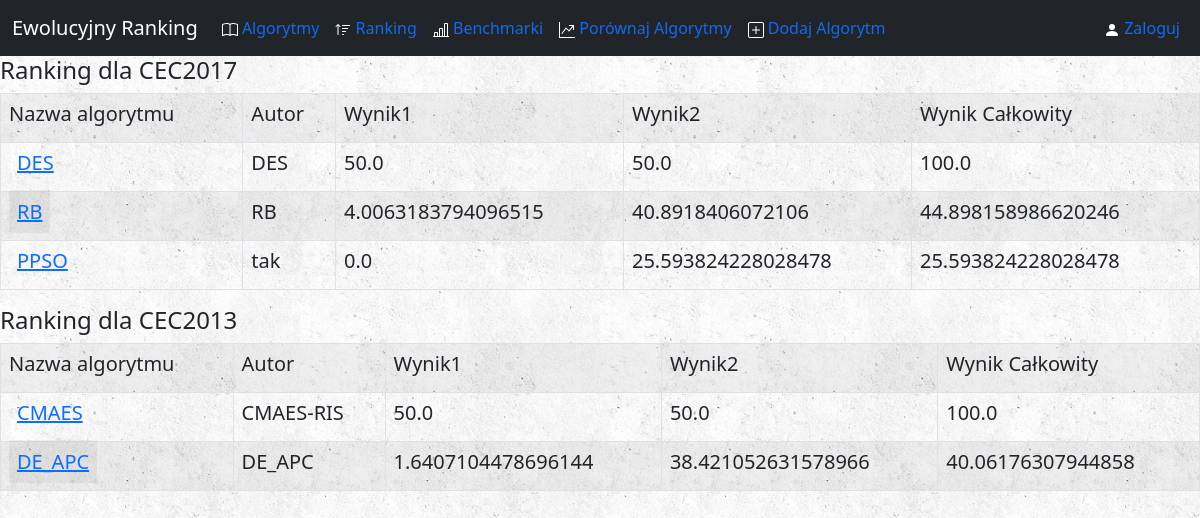
The page /ranking/ on the database its author committed.
### algorithms/models.py (models this page shows, shortened)
class Algorithm(models.Model):
    name = models.CharField(max_length = 40, unique = True)
    author = models.CharField(max_length = 30)  # nick użytkownika serwisu
    alg_file = models.FileField(upload_to='zip_files/')
    counted = models.BooleanField(default = False)
    num_of_fun = models.IntegerField(default = 0)
    SE = models.FloatField(default = 0)
    SR = models.FloatField(default = 0)
    score1 = models.FloatField(default = 0)
    score2 = models.FloatField(default = 0)
    total_score = models.FloatField(default = 0)

### algorithms/views.py (the view)
# urls.py: path('ranking/', views.RankingView.as_view(), name='ranking'),
class RankingView(ListView):
    model = Algorithm
    template_name = 'algorithms/ranking.html'
    def get_queryset(self):
        for alg in Algorithm.objects.all():  # zerujemy poprzednio wyliczoną wartośc
            alg.SR = 0
            alg.save()
        for fun_idx in range(30):
            fun_idx = fun_idx + 1
            num_algs_2017 = 0   # ilosc algorytmów dla danego roku CEC - czyli tez rozmiar slownika
            num_algs_2013 = 0
            dict10D_2017 = {}
            dict30D_2017 = {}
            dict50D_2017 = {}
            dict100D_2017 = {}
            dict10D_2013 = {}
            dict30D_2013 = {}
            dict50D_2013 = {}
            for alg in Algorithm.objects.all():
                if alg.num_of_fun == 30:
                    dict10D_2017[alg.name] = Outcome.objects.get(algorithm = alg, function = fun_idx, dimension = 10).mean_float
                    dict30D_2017[alg.name] = Outcome.objects.get(algorithm = alg, function = fun_idx, dimension = 30).mean_float
                    dict50D_2017[alg.name] = Outcome.objects.get(algorithm = alg, function = fun_idx, dimension = 50).mean_float
                    dict100D_2017[alg.name] = Outcome.objects.get(algorithm = alg, function = fun_idx, dimension = 100).mean_float
                    num_algs_2017 = num_algs_2017 + 1
                elif alg.num_of_fun == 28 and alg.num_of_fun >= fun_idx:
                    dict10D_2013[alg.name] = Outcome.objects.get(algorithm = alg, function = fun_idx, dimension = 10).mean_float
                    dict30D_2013[alg.name] = Outcome.objects.get(algorithm = alg, function = fun_idx, dimension = 30).mean_float
                    dict50D_2013[alg.name] = Outcome.objects.get(algorithm = alg, function = fun_idx, dimension = 50).mean_float
                    num_algs_2013 = num_algs_2013 + 1
                alg.save()
            dict10D_2017 = {k: v for k, v in sorted(dict10D_2017.items(), key=lambda item: item[1])}
            dict30D_2017 = {k: v for k, v in sorted(dict30D_2017.items(), key=lambda item: item[1])}
            dict50D_2017 = {k: v for k, v in sorted(dict50D_2017.items(), key=lambda item: item[1])}
            dict100D_2017 = {k: v for k, v in sorted(dict100D_2017.items(), key=lambda item: item[1])}
            dict10D_2013 = {k: v for k, v in sorted(dict10D_2013.items(), key=lambda item: item[1])}
            dict30D_2013 = {k: v for k, v in sorted(dict30D_2013.items(), key=lambda item: item[1])}
            dict50D_2013 = {k: v for k, v in sorted(dict50D_2013.items(), key=lambda item: item[1])}
            if num_algs_2017 != len(dict10D_2017):
                print('zle policzona dlugosc slwonika')
            for alg in Algorithm.objects.all():
                if alg.num_of_fun == 30:
                    alg.SR = alg.SR + 0.1 * (list(dict10D_2017.keys()).index(alg.name) + 1)
                    alg.SR = alg.SR + 0.2 * (list(dict30D_2017.keys()).index(alg.name) + 1)
                    alg.SR = alg.SR + 0.3 * (list(dict50D_2017.keys()).index(alg.name) + 1)
                    alg.SR = alg.SR + 0.4 * (list(dict100D_2017.keys()).index(alg.name) + 1)
                elif alg.num_of_fun == 28 and alg.num_of_fun >= fun_idx:
                    alg.SR = alg.SR + 0.1 * (list(dict10D_2013.keys()).index(alg.name) + 1)
                    alg.SR = alg.SR + 0.2 * (list(dict30D_2013.keys()).index(alg.name) + 1)
                    alg.SR = alg.SR + 0.3 * (list(dict50D_2013.keys()).index(alg.name) + 1)
                    print('sr w trakcie liczenia SR')
                    print(alg.SR)
                alg.save()
        min_SE_2017 = Algorithm.objects.filter(num_of_fun = 30).aggregate(Min('SE'))
        min_SE_2013 = Algorithm.objects.filter(num_of_fun = 28).aggregate(Min('SE'))
        min_SR_2017 = Algorithm.objects.filter(num_of_fun = 30).aggregate(Min('SR'))
        min_SR_2013 = Algorithm.objects.filter(num_of_fun = 28).aggregate(Min('SR'))
        for alg in Algorithm.objects.all():
            if alg.num_of_fun == 30:
                alg.score1 = ((1 - (alg.SE - min_SE_2017['SE__min']) / (alg.SE)) * 50)
                alg.score2 = ((1 - (alg.SR - min_SR_2017['SR__min']) / (alg.SR)) * 50)
            elif alg.num_of_fun == 28:
                alg.score1 = ((1 - (alg.SE - min_SE_2013['SE__min']) / (alg.SE)) * 50)
                alg.score2 = ((1 - (alg.SR - min_SR_2013['SR__min']) / (alg.SR)) * 50)
            alg.total_score = alg.score1 + alg.score2
            alg.save()
        return Algorithm.objects.order_by('-total_score')

### algorithms/templates/algorithms/ranking.html
{% extends 'algorithms/base.html' %}
{% block body %}
{% if object_list %}
    <h4>Ranking dla CEC2017</h4>
    <table class="table table-striped table-hover table-bordered">
        <tr class="table table-striped table-hover">
            <th><h5>Nazwa algorytmu</h5></th>
            <th><h5>Autor</h5></th>
            <th><h5>Wynik1</h5></th>
            <th><h5>Wynik2</h5></th>
            <th><h5>Wynik Całkowity</h5></th>
        </tr>
        {% for alg in object_list %}
        {% if alg.num_of_fun == 30 %}
            <tr class="table table-striped table-hover">
                <td><h5><a href="{% url 'algorithms:detail' alg.id %}">{{ alg.name }}</a></h5></td>
                <td><h5>{{ alg.author }}</h5></td>
                <td><h5>{{ alg.score1 }}</h5></td>
                <td><h5>{{ alg.score2 }}</h5></td>
                <td><h5>{{ alg.total_score }}</h5></td>
            </tr>
        {% endif %}
        {% endfor %}
    </table>
    <h4>Ranking dla CEC2013</h4>
    <table class="table table-striped table-hover table-bordered">
        <tr class="table table-striped table-hover">
            <th><h5>Nazwa algorytmu</h5></th>
            <th><h5>Autor</h5></th>
            <th><h5>Wynik1</h5></th>
            <th><h5>Wynik2</h5></th>
            <th><h5>Wynik Całkowity</h5></th>
        </tr>
        {% for alg in object_list %}
        {% if alg.num_of_fun == 28 %}
            <tr class="table table-striped table-hover">
                <td><h5><a href="{% url 'algorithms:detail' alg.id %}">{{ alg.name }}</a></h5></td>
                <td><h5>{{ alg.author }}</h5></td>
                <td><h5>{{ alg.score1 }}</h5></td>
                <td><h5>{{ alg.score2 }}</h5></td>
                <td><h5>{{ alg.total_score }}</h5></td>
            </tr>
        {% endif %}
        {% endfor %}
    </table>
{% else %}
    <h3>Nie dodano jeszcze żadnego algorytmu.</h3>
{% endif %}
{% endblock %}

### static/css/style.css (style rules this page uses)
body { background: white url("../images/background.png"); }

### rows shown on the page
Algorithm: name "DES", author "DES", score1 "50.0", score2 "50.0", total_score "100.0"
Algorithm: name "RB", author "RB", score1 "4.0063183794096515", score2 "40.8918406072106", total_score "44.898158986620246"
Algorithm: name "PPSO", author "tak", score1 "0.0", score2 "25.593824228028478", total_score "25.593824228028478"
Algorithm: name "CMAES", author "CMAES-RIS", score1 "50.0", score2 "50.0", total_score "100.0"
Algorithm: name "DE_APC", author "DE_APC", score1 "1.6407104478696144", score2 "38.421052631578966", total_score "40.06176307944858"
